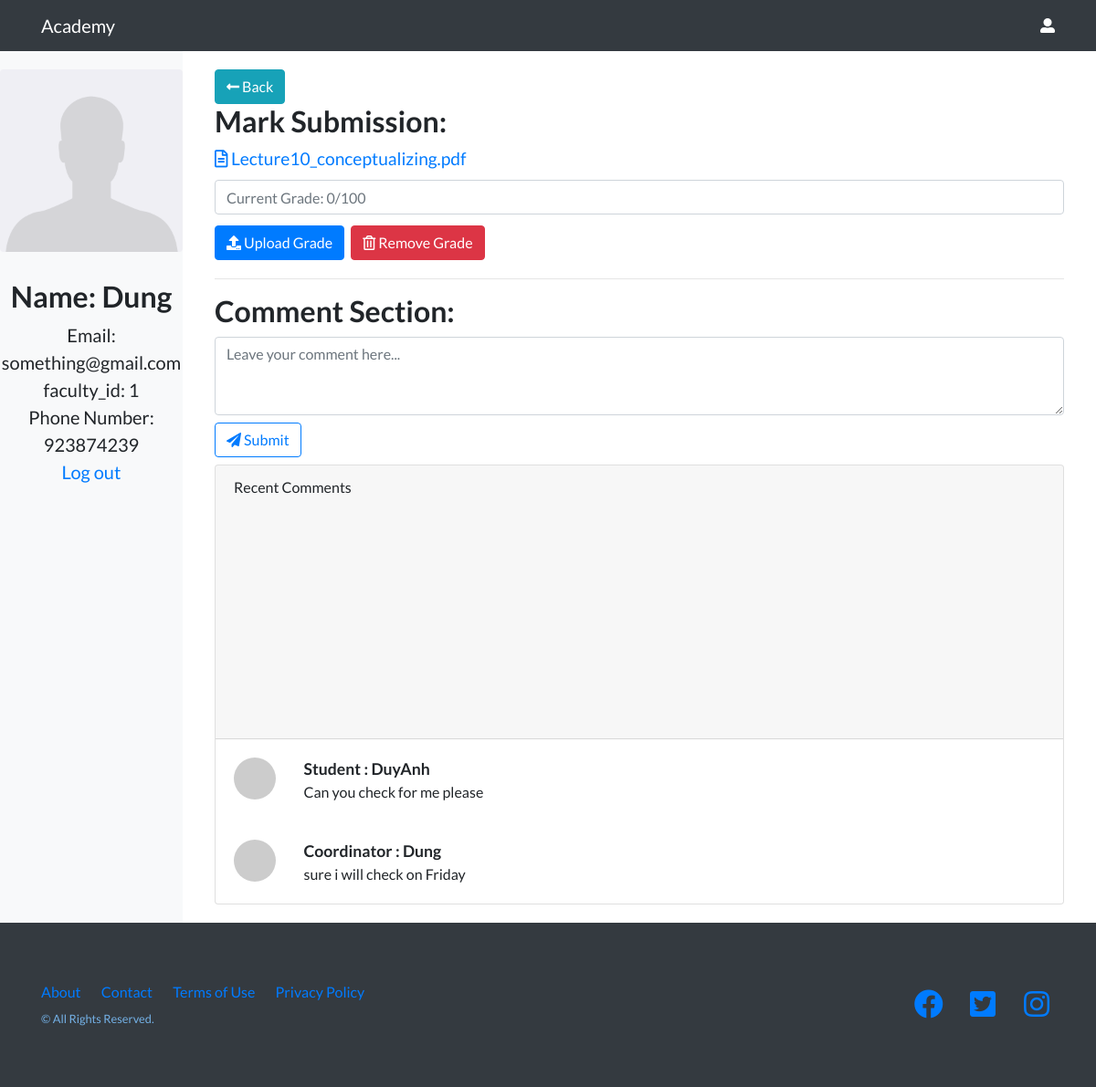
The app's page /CoordinatorHome.php?submit-coordinator=43 (signed in) with its own data.
### tables this page shows
CREATE TABLE `user` (
  `user_id` int(11) NOT NULL,
  `faculty_id` int(11) NOT NULL,
  `username` varchar(20) NOT NULL,
  `password` varchar(50) NOT NULL,
  `user_role` varchar(20) NOT NULL,
  `user_email` varchar(40) NOT NULL
);

CREATE TABLE `post` (
  `post_id` int(11) NOT NULL,
  `user_id` int(11) NOT NULL,
  `term_id` int(11) DEFAULT NULL,
  `faculty_id` int(11) NOT NULL,
  `post_image` char(50) NOT NULL,
  `post_file` text NOT NULL,
  `post_content` text NOT NULL,
  `submit_date` datetime NOT NULL,
  `selected` tinyint(1) NOT NULL
);

CREATE TABLE `comment` (
  `comment_id` int(11) NOT NULL,
  `user_id` int(11) NOT NULL,
  `post_id` int(11) NOT NULL,
  `comment_content` varchar(50) NOT NULL,
  `time` datetime NOT NULL
);

### CoordinatorHome.php (the view, shortened to what this page needs)
<?php
	include("DatabaseConfig/dbConfig.php");
	if(!isset($_SESSION['id'])){
		echo "<script>window.open('login.php','_self')</script>";
	}else{
		$coordinator_session = $_SESSION['id'];
		$get_coordinator = "select * from user where username = '$coordinator_session'";
		$run_coordinator = mysqli_query($conn,$get_coordinator);
		$row_coordinator = mysqli_fetch_array($run_coordinator);
		$coordinator_name = $row_coordinator['username'];
		$coordinator_email = $row_coordinator['user_email'];
                $coordinator_faculty = $row_coordinator['faculty_id'];
 ?>
<!DOCTYPE html>
<html lang="en">
<head>
  <link href="vendor/bootstrap/css/bootstrap.min.css" rel="stylesheet">
  <link href="vendor/fontawesome-free/css/all.min.css" rel="stylesheet">
  <link href="vendor/simple-line-icons/css/simple-line-icons.css" rel="stylesheet" type="text/css">
  <link href="css/landing-page.css" rel="stylesheet">
  <link rel="stylesheet" href="css/style.css">
</head>
<body>
  <nav class="navbar navbar-light bg-light static-top">
    <div class="container">
        <a class="navbar-brand" href="CoordinatorHome.php">Academy</a>
      <i class="fas fa-user-alt"></i>
    </div>
  </nav>
  <div class="grid-container">
    <div class="sidebar">
      <div class="text-center">
        <img src="img/avatar.png" class="rounded avatar mx-auto img-fluid" alt="...">
        <h2><?php echo"Name: ", $coordinator_name ?></h2>
        <div><?php echo"Email: ",$coordinator_email ?></div>
        <div><?php echo"faculty_id: ",$coordinator_faculty ?></div>
        <div>Phone Number: 923874239</div>
        <a href="logout.php">Log out</a>
      </div>
    </div>
    <?php
      if(isset($_GET['submit-coordinator'])){
        include("submit-coordinator.php");
  } ?>
</body>
</html>
<?php } ?>

### submit-coordinator.php (shortened to what this page needs)
<?php
    include("DatabaseConfig/dbConfig.php");
    if(!isset($_SESSION['id'])){
        echo "<script>window.open('login.php','_self')</script>";
    }else{
        if(isset($_GET['submit-coordinator'])){
                    $post_id = $_GET['submit-coordinator'];
                    $get_post = "select * from post where post_id = '$post_id'";
                    $run_post = mysqli_query($conn, $get_post);
                    $row_post = mysqli_fetch_array($run_post);
                    $p_document = $row_post['post_file'];
                    $p_term=$row_post['term_id'];
                    $p_time=$row_post['submit_date'];
                    }else{
                        echo"something wrong";
                    }
                $get_term = "select * from term where term_id=$p_term";
                $run_term = mysqli_query($conn,$get_term);
                while($term_row = mysqli_fetch_array($run_term)){
                    $term_deadline = $term_row['term_deadline'];
                }
            $deadline= date('Y-m-d H:i:s', strtotime($term_deadline));
            $commented=null;
            $date_now=date("Y-m-d H:i:s");
            $comment_date = date('Y-m-d H:i:s', strtotime($p_time . ' +14 day'));
            $check_comment = "select * from comment where post_id = '$post_id' ";
                            $run_check_comment = mysqli_query($conn,$check_comment);
                            if(empty($row_check_comment = mysqli_fetch_array($run_check_comment))){
                                $commented=false;
                            }else{
                                $commented=true;
                            }
 ?>
<!DOCTYPE html>
<html lang="en">
<head>
    <link href="vendor/bootstrap/css/bootstrap.min.css" rel="stylesheet">
    <link href="vendor/fontawesome-free/css/all.min.css" rel="stylesheet">
    <link href="vendor/simple-line-icons/css/simple-line-icons.css" rel="stylesheet" type="text/css">
    <link href="css/landing-page.css" rel="stylesheet">
    <link rel="stylesheet" href="css/style.css">
</head>
<body>
    <div class="container">
        <div class="content">
            <a href="CoordinatorHome.php" class="btn btn-info"><i class="fas fa-long-arrow-alt-left"></i> Back</a>
            <div class="content-stuff">
                <h2>Mark Submission:</h2>
                <a href="" style="font-size: 1.2rem;"><i class="far fa-file-alt"></i> <?php echo $p_document; ?> </a>
                <div class="form-group my-2">
                    <input type="grade" class="form-control" placeholder="Current Grade: 0/100">
                </div>
                <button type="button" class="btn btn-primary my-1"><i class="fas fa-upload"></i> Upload
                    Grade</button>
                <a href="submit-student.html" class="btn btn-danger my-1 ml-1"><i class="far fa-trash-alt"></i> Remove
                    Grade</a>
            </div>
            <hr>
            <div class="comment-section">
                <h2>Comment Section:</h2>
                <div class="form-group">
                    <?php
                        if($date_now<$comment_date && $commented==false){
                            $deadlineMsg="<p>You have missed the deadline :".$comment_date."</p>";
                        }elseif($date_now>$deadline){
                            $deadlineMsg="<p>You have missed the deadline :".$deadline."</p>";
                        }else{
                    ?>
                    <form method="post">
                    <textarea name="comment" class="form-control" placeholder="Leave your comment here..." rows="3"></textarea>
                    <button type="submit" value="submit" name="submit" id="submit" class="btn btn-outline-primary my-2"><i class="fa fa-paper-plane"></i>
                        Submit</button>
                    </form>
                    <?php
                     }
                    echo $deadlineMsg;?>
                    <div class="card">
                        <div class="card-header comment-group">Recent Comments</div>
                        <?php
                            $get_comment = "select * from comment where post_id = '$post_id' ";
                            $run_comment = mysqli_query($conn,$get_comment);
                            while($row_comment = mysqli_fetch_array($run_comment)){
                              $user_id = $row_comment['user_id'];
                              $get_user = "select * from user where user_id = '$user_id'";
                              $run_user = mysqli_query($conn,$get_user);
                              $row_user = mysqli_fetch_array($run_user);
                              $user_name = $row_user['username'];
                              $user_role = $row_user['user_role'];
                              $comment = $row_comment['comment_content'];
                        ?>
                        <div class="card-body">
                            <div class="row">
                                <div class="col-1"><img src="http://placehold.it/80" class="rounded-circle img-fluid"
                                        alt="" /></div>
                                <div class="col-11">
                                    <div class="font-weight-bold cmt-header"><?php echo $user_role, " : ", $user_name ?></div>
                                    <div><?php echo $comment ?></div>
                                </div>
                            </div>
                        </div>
                    <?php } ?>
                    </div>
                    </div>
                </div>
        </div>
    </div>
    </div>
    <footer class="footer bg-dark">
        <div class="container">
            <div class="row">
                <div class="col-lg-6 h-100 text-center text-lg-left my-auto">
                    <ul class="list-inline mb-2">
                        <li class="list-inline-item">
                            <a href="#">About</a>
                        </li>
                        <li class="list-inline-item">
                            <a href="#">Contact</a>
                        </li>
                        <li class="list-inline-item">
                            <a href="#">Terms of Use</a>
                        </li>
                        <li class="list-inline-item">
                            <a href="#">Privacy Policy</a>
                        </li>
                    </ul>
                    <p class="text-muted small mb-4 mb-lg-0">&copy; All Rights Reserved.</p>
                </div>
                <div class="col-lg-6 h-100 text-center text-lg-right my-auto">
                    <ul class="list-inline mb-0">
                        <li class="list-inline-item mr-3">
                            <a href="#">
                                <i class="fab fa-facebook fa-2x fa-fw"></i>
                            </a>
                        </li>
                        <li class="list-inline-item mr-3">
                            <a href="#">
                                <i class="fab fa-twitter-square fa-2x fa-fw"></i>
                            </a>
                        </li>
                        <li class="list-inline-item">
                            <a href="#">
                                <i class="fab fa-instagram fa-2x fa-fw"></i>
                            </a>
                        </li>
                    </ul>
                </div>
            </div>
        </div>
    </footer>
</body>
</html>
<?php } ?>

### css/landing-page.css (style rules this page uses)
body { font-family: 'Lato', 'Helvetica Neue', Helvetica, Arial, sans-serif; }
h1, h2, h3, h4, h5, h6 { font-family: 'Lato', 'Helvetica Neue', Helvetica, Arial, sans-serif; font-weight: 700; }
.text-muted { color: #74b1e6!important; }
footer.footer { padding-top: 4rem; padding-bottom: 4rem; }

### css/style.css (style rules this page uses)
.grid-container { display: grid; grid-template-columns: 1fr 5fr; grid-template-rows: 1fr; grid-template-areas: "sidebar content" "footer footer"; }
.navbar { background-color: #343a40 !important; color: #ffffff; }
.navbar-brand { color: #ffffff !important; }
.sidebar { grid-area: sidebar; background-color: #F8F9FA; font-size: 1.25rem; }
.content { grid-area: content; margin: 20px; min-height: 600px; }
.comment-group { height: 300px; overflow-y: scroll; }
.footer { grid-area: footer; }
.avatar { width: 200px; height: 200px; margin-top: 20px; margin-bottom: 30px; }
.cmt-header { font-size: 1.1rem; }

### records on screen
user: username "Dung", user_email "something@gmail.com", faculty "1"
post: post_file "Lecture10_conceptualizing.pdf"
comment: user.user_role "Student", user.username "DuyAnh", comment_content "Can you check for me please"
comment: user.user_role "Coordinator", user.username "Dung", comment_content "sure i will check on Friday"
